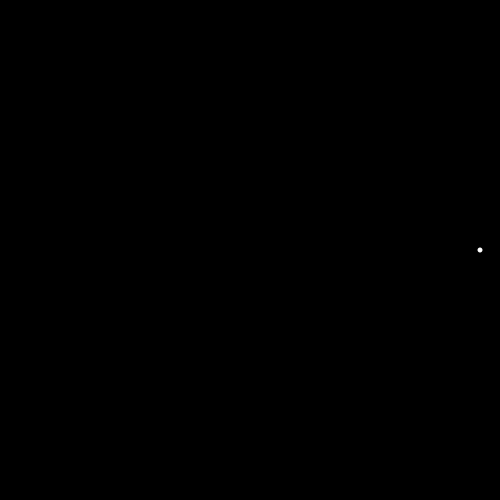
Frame 1 (no input)
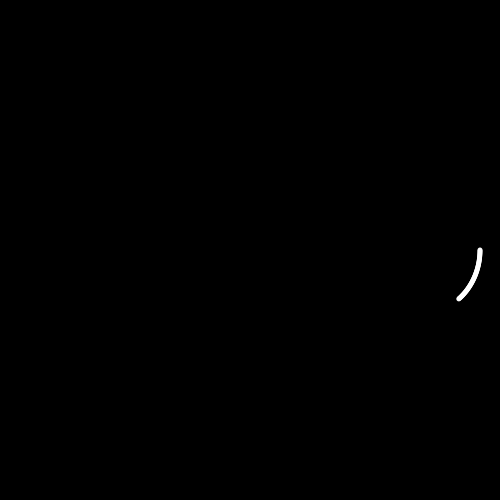
Frame 60 (the mouse pressed at the canvas centre just before this capture)
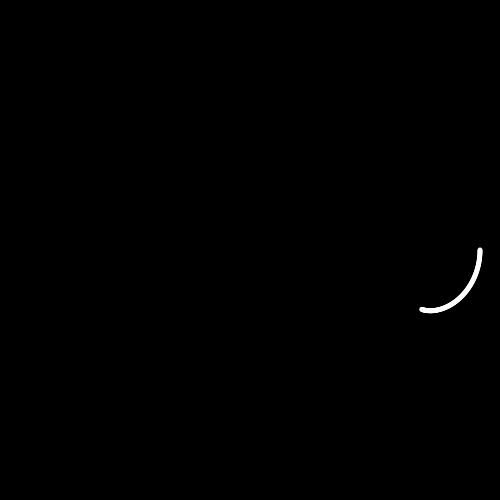
Frame 120 (the mouse held since frame 60 and released just before this capture)

The Processing sketch that drew these frames (run headless with seeded random() and noise(); from frame 60 on, the mouse is pressed at the canvas centre):

// Processing sketch: flower
// ── flower.pde
float p=0;
float radius=200;
void setup() {
    size(500,500);
    background(0);
}

void draw() {
//    background(0);
    noStroke();
//    fill(255,150,0);
//    ellipse(width/2,height/2,40,40);
    float x = width/2 + radius * cos(p*PI/180);
    float y = height/2 + radius * sin(p*PI/180);
//    fill(0,200,200);
//    ellipse(x,y,20,20);
    float mx = x + 30 * cos(p*12*PI/180);
    float my = y + 30 * sin(p*12*PI/180);
    fill(255);
    ellipse(mx,my,5,5);
    p+=0.1;
}
